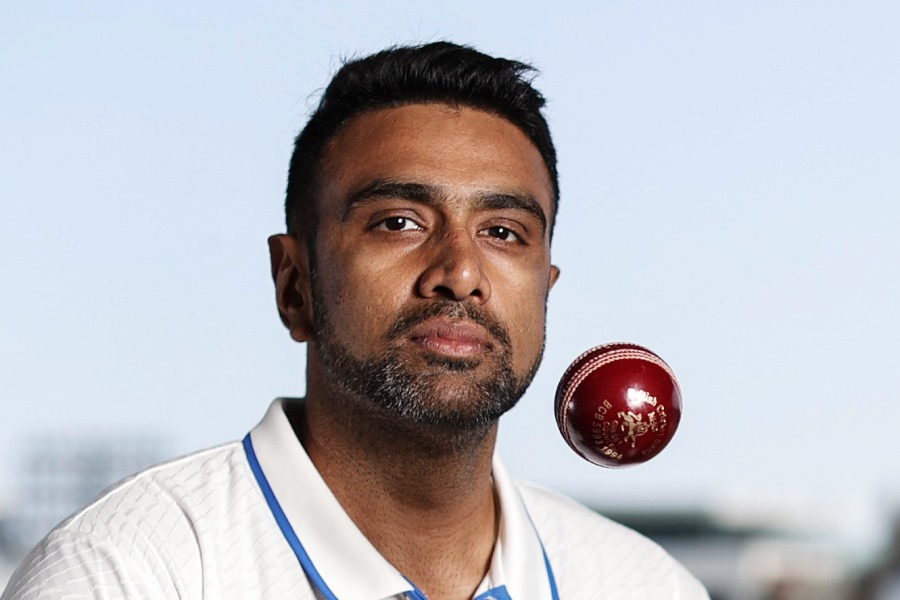
#> input picture server/test_images/ra2.jpg, 900 x 600 px
$ python util.py
#> lines starting #> are read from the running program, lines starting #| are printed output that depends on the picture
### server/wavelet.py
import numpy as np
import pywt
import cv2

def w2d(img, mode='haar', level=1):
    imArray = img
    #Datatype conversions
    #convert to grayscale
    imArray = cv2.cvtColor( imArray,cv2.COLOR_RGB2GRAY )
    #convert to float
    imArray =  np.float32(imArray)
    imArray /= 255;
    # compute coefficients
    coeffs=pywt.wavedec2(imArray, mode, level=level)

    #Process Coefficients
    coeffs_H=list(coeffs)
    coeffs_H[0] *= 0;

    # reconstruction
    imArray_H=pywt.waverec2(coeffs_H, mode);
    imArray_H *= 255;
    imArray_H =  np.uint8(imArray_H)

    return imArray_H

### server/util.py
import joblib
import json
import numpy as np
import base64
import cv2
from wavelet import w2d
#import pywt

__class_name_to_number = {}
__class_number_to_name = {}

__model = None

def classify_image(image_base64_data, file_path=None):

    imgs = get_cropped_image_if_2_eyes(file_path, image_base64_data)

    result = []
    for img in imgs:
        scalled_raw_img = cv2.resize(img, (32, 32))
        img_har = w2d(img, 'db1', 5)
        scalled_img_har = cv2.resize(img_har, (32, 32))
        combined_img = np.vstack((scalled_raw_img.reshape(32 * 32 * 3, 1), scalled_img_har.reshape(32 * 32, 1)))

        len_image_array = 32*32*3 + 32*32

        final = combined_img.reshape(1,len_image_array).astype(float)
        result.append({
            'class': class_number_to_name(__model.predict(final)[0]),
            'class_probability': np.around(__model.predict_proba(final)*100,2).tolist()[0],
            'class_dictionary': __class_name_to_number
        })

    return result

def class_number_to_name(class_num):
    return __class_number_to_name[class_num]

def load_saved_artifacts():
    print("loading saved artifacts...start")
    global __class_name_to_number
    global __class_number_to_name

    with open("./artifacts/class_dictionary.json", "r") as f:
#> (reads server/artifacts/class_dictionary.json from the repository)
        __class_name_to_number = json.load(f)
        __class_number_to_name = {v:k for k,v in __class_name_to_number.items()}

    global __model
    if __model is None:
        with open('./artifacts/saved_model.pkl', 'rb') as f:
#> (reads model/saved_model.pkl from the repository)
            __model = joblib.load(f)
    print("loading saved artifacts...done")


def get_cv2_image_from_base64_string(b64str):
    '''
    credit: https://stackoverflow.com/questions/33754935/read-a-base-64-encoded-image-from-memory-using-opencv-python-library
    :param uri:
    :return:
    '''
    encoded_data = b64str.split(',')[1]
    nparr = np.frombuffer(base64.b64decode(encoded_data), np.uint8)
    img = cv2.imdecode(nparr, cv2.IMREAD_COLOR)
    return img

def get_cropped_image_if_2_eyes(image_path, image_base64_data):
#> called with image_path = './test_images/ra2.jpg'
    face_cascade = cv2.CascadeClassifier('./opencv/haarcascades/haarcascade_frontalface_default.xml')
    eye_cascade = cv2.CascadeClassifier('./opencv/haarcascades/haarcascade_eye.xml')

    if image_path:
        img = cv2.imread(image_path)
#> img is the input picture: shape (600, 900, 3); mean B, G, R 192.4, 186.8, 188.2
    else:
        img = get_cv2_image_from_base64_string(image_base64_data)

    gray = cv2.cvtColor(img, cv2.COLOR_BGR2GRAY)
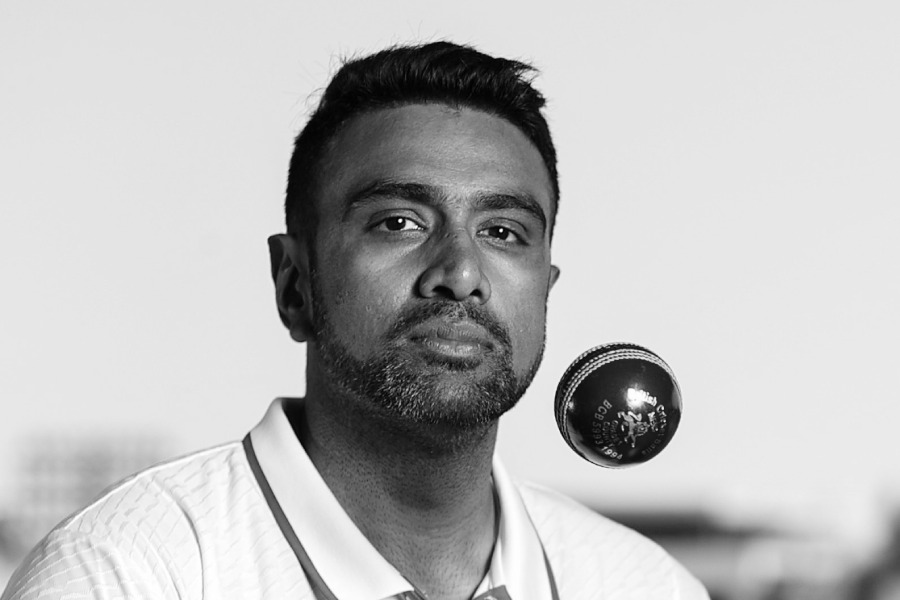
#> gray: shape (600, 900); min 0, max 255, mean 187.9
    faces = face_cascade.detectMultiScale(gray, 1.3, 5)
#> faces = [[308, 113, 283, 283]]

    cropped_faces = []
    for (x,y,w,h) in faces:
            roi_gray = gray[y:y+h, x:x+w]
            roi_color = img[y:y+h, x:x+w]
            eyes = eye_cascade.detectMultiScale(roi_gray)
            if len(eyes) >= 2:
                cropped_faces.append(roi_color)
#> this loop made 1 pass
#> (x, y, w, h, eyes) on pass 1: (308, 113, 283, 283, [[162, 92, 58, 58], [52, 76, 68, 68]])
#> pass 1, in get_cropped_image_if_2_eyes, `roi_gray = gray[y:y+h, x:x+w]`:
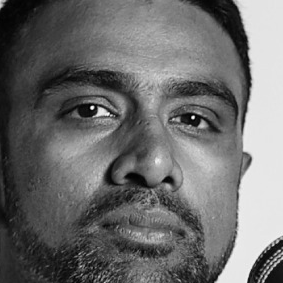
#> roi_gray: shape (283, 283); min 0, max 254, mean 108.5
#> pass 1, in get_cropped_image_if_2_eyes, `roi_color = img[y:y+h, x:x+w]`:
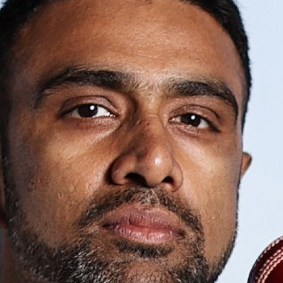
#> roi_color: shape (283, 283, 3); mean B, G, R 87.7, 100, 133
#> after the loop, cropped_faces = 1 item
    return cropped_faces

def get_b64_test_image_for_virat():
    with open("b64.txt") as f:
        return f.read()

if __name__ == '__main__':
    load_saved_artifacts()

    #print(classify_image(get_b64_test_image_for_virat(), None))

    print(classify_image(None, "./test_images/ra2.jpg"))
#> the loop in classify_image, `for img in imgs:` made 1 pass
#> len_image_array on pass 1: 4096
#> pass 1, in classify_image, `scalled_raw_img = cv2.resize(img, (32, 32))`:
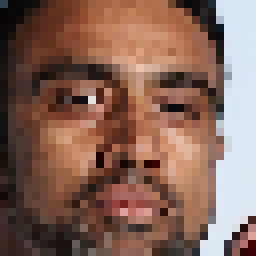
#> scalled_raw_img: shape (32, 32, 3) (shown 8 times larger); mean B, G, R 87.8, 100.1, 133.2
#> after the loop in classify_image, `for img in imgs:`:
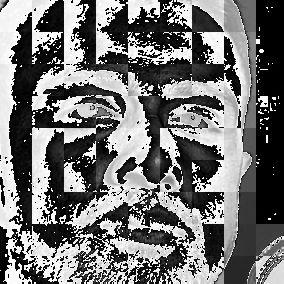
#> img_har: shape (284, 284); min 0, max 255, mean 114.8
